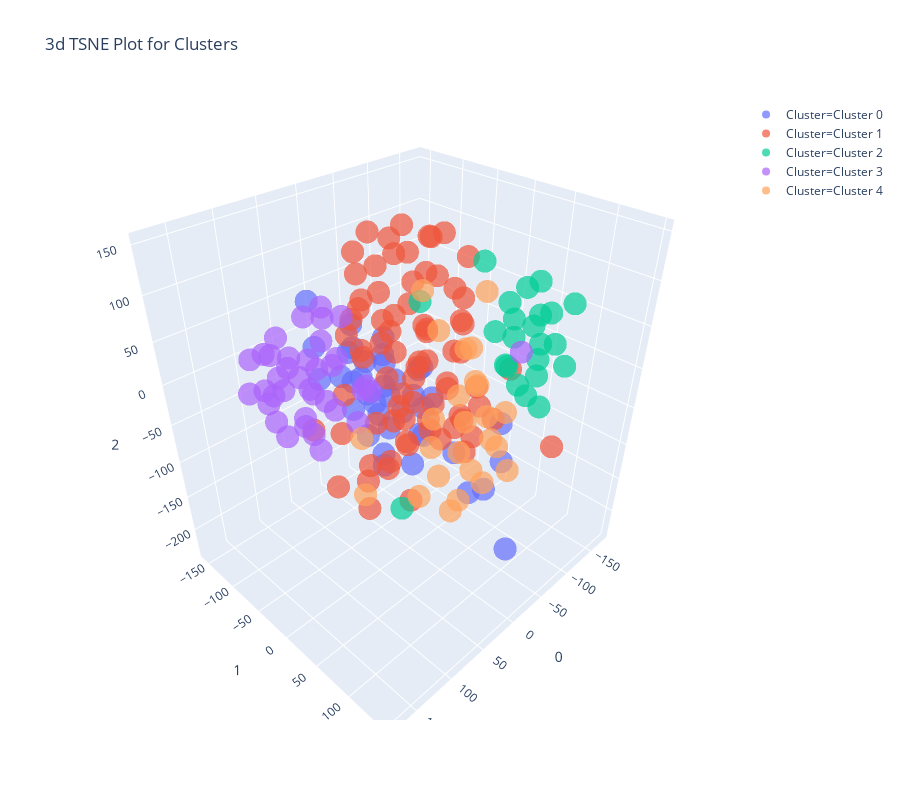

The notebook cell this image was saved under:
### Code cell
plot_model(k2, plot='tsne', feature = None, label = False)
